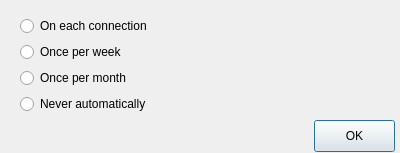
<?xml version="1.0" encoding="UTF-8"?>
<ui version="4.0">
 <class>FirmwareCheckDialog</class>
 <widget class="QDialog" name="FirmwareCheckDialog">
  <property name="geometry">
   <rect>
    <x>0</x>
    <y>0</y>
    <width>400</width>
    <height>153</height>
   </rect>
  </property>
  <property name="windowTitle">
   <string>Firmware Check Frequency</string>
  </property>
  <widget class="QWidget" name="layoutWidget">
   <property name="geometry">
    <rect>
     <x>20</x>
     <y>16</y>
     <width>371</width>
     <height>101</height>
    </rect>
   </property>
   <layout class="QVBoxLayout" name="verticalLayout">
    <item>
     <widget class="QRadioButton" name="radioEveryLoad">
      <property name="text">
       <string>On each connection</string>
      </property>
     </widget>
    </item>
    <item>
     <widget class="QRadioButton" name="radioEveryWeek">
      <property name="text">
       <string>Once per week</string>
      </property>
     </widget>
    </item>
    <item>
     <widget class="QRadioButton" name="radioEveryMonth">
      <property name="text">
       <string>Once per month</string>
      </property>
     </widget>
    </item>
    <item>
     <widget class="QRadioButton" name="radioNever">
      <property name="text">
       <string>Never automatically</string>
      </property>
     </widget>
    </item>
   </layout>
  </widget>
  <widget class="QPushButton" name="okButton">
   <property name="geometry">
    <rect>
     <x>314</x>
     <y>120</y>
     <width>81</width>
     <height>32</height>
    </rect>
   </property>
   <property name="text">
    <string>OK</string>
   </property>
  </widget>
 </widget>
 <tabstops>
  <tabstop>radioEveryLoad</tabstop>
  <tabstop>radioEveryWeek</tabstop>
  <tabstop>radioEveryMonth</tabstop>
  <tabstop>radioNever</tabstop>
 </tabstops>
 <resources/>
 <connections>
  <connection>
   <sender>okButton</sender>
   <signal>clicked()</signal>
   <receiver>FirmwareCheckDialog</receiver>
   <slot>accept()</slot>
   <hints>
    <hint type="sourcelabel">
     <x>332</x>
     <y>138</y>
    </hint>
    <hint type="destinationlabel">
     <x>225</x>
     <y>142</y>
    </hint>
   </hints>
  </connection>
 </connections>
</ui>
